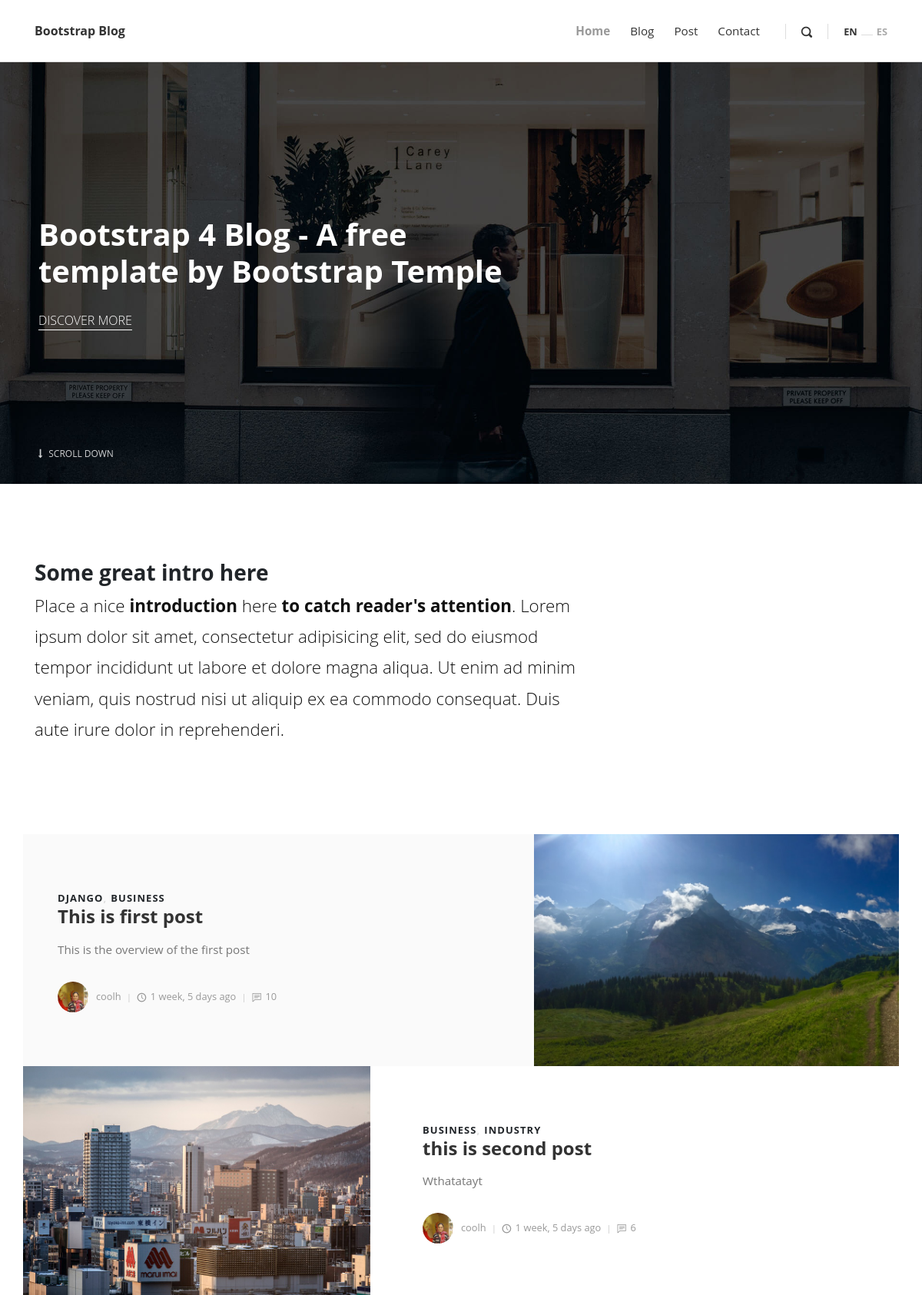
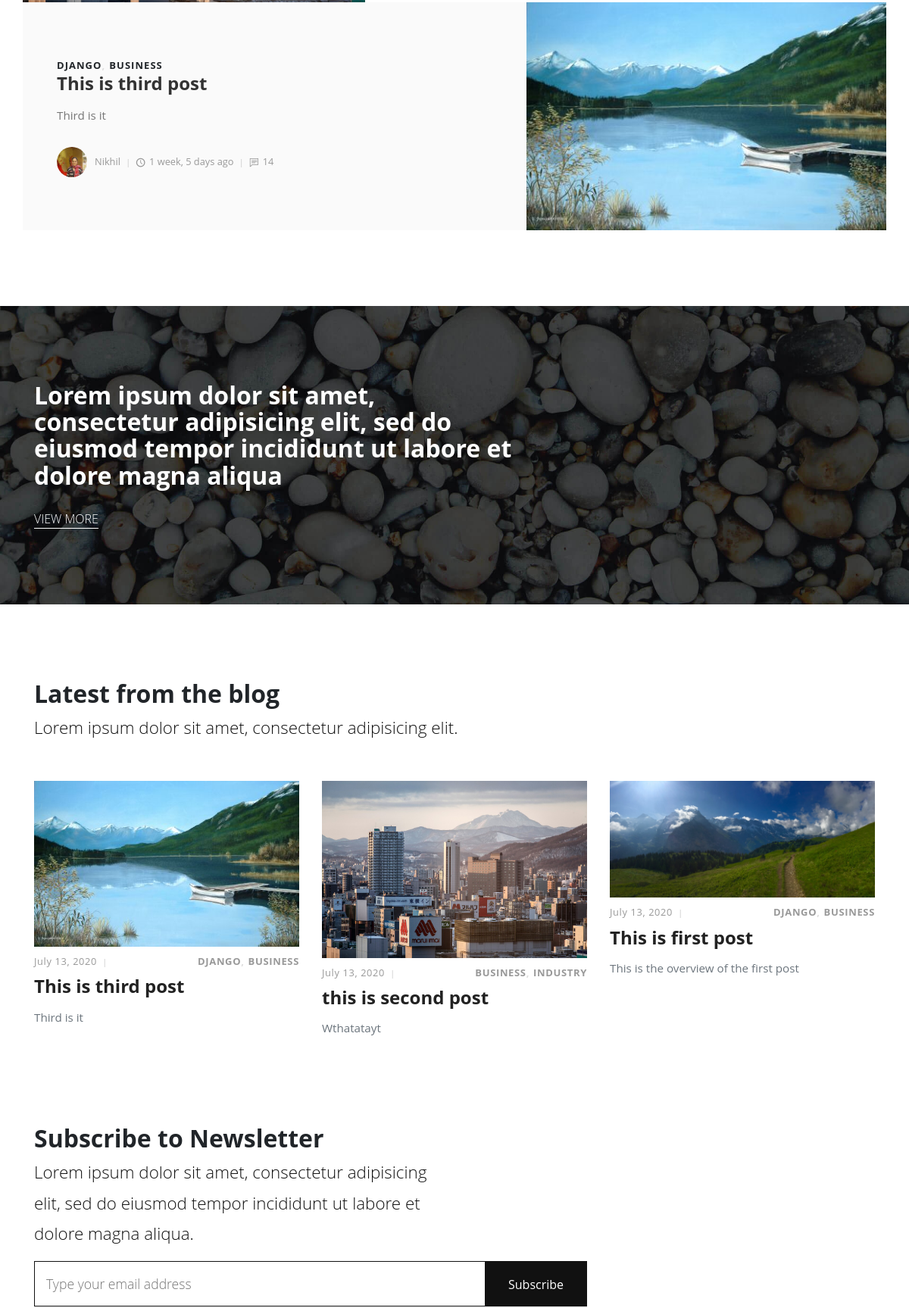
The page / (upper part) on the database its author committed (2 pictures, top to bottom).
### index/models.py (models this page shows, shortened)
class Category(models.Model):
    title = models.CharField(max_length=20)
    def __str__(self):
        return self.title

class Post(models.Model):
    title = models.CharField(max_length=100)
    overview = models.TextField()
    timestamp = models.DateTimeField(auto_now_add=True)
    comment_count = models.IntegerField(default=0)
    author = models.ForeignKey(Author, on_delete=models.CASCADE)
    thumbnail = models.ImageField()
    category = models.ManyToManyField(Category)
    featured = models.BooleanField()

class Author(models.Model):
    user  = models.OneToOneField(User, on_delete=models.CASCADE)
    profile_picture = models.ImageField()
    def __str__(self):
        return self.user.username

### index/views.py (the view)
# urls.py: path('', include('index.urls')),
def index(request):
    featured = Post.objects.filter(featured=True)
    latest = Post.objects.order_by('-timestamp')[0:3]
    if request.method == 'POST':
        email = request.POST['email']
        new_suscribe = Suscribe()
        new_suscribe.email = email
        new_suscribe.save()
    context = {
        'featured' : featured,
        'latest': latest
    }
    return render(request, 'index.html', context)

### templates/index.html (shortened to what this page needs)
{% extends 'base.html' %}
{% load static %}
{% block content %}
<header class="header">
  <nav class="navbar navbar-expand-lg">
    <div class="container">
      <div class="navbar-header d-flex align-items-center justify-content-between">
        <a href="/" class="navbar-brand">Bootstrap Blog</a>
      </div>
      <div id="navbarcollapse" class="collapse navbar-collapse">
        <ul class="navbar-nav ml-auto">
          <li class="nav-item"><a href="{% url 'index' %}" class="nav-link active ">Home</a>
          </li>
          <li class="nav-item"><a href="{% url 'blog' %}" class="nav-link ">Blog</a>
          </li>
          <li class="nav-item"><a href="{% url 'post' %}" class="nav-link ">Post</a>
          </li>
          <li class="nav-item"><a href="#" class="nav-link ">Contact</a>
          </li>
        </ul>
        <div class="navbar-text"><a href="#" class="search-btn"><i class="icon-search-1"></i></a></div>
        <ul class="langs navbar-text"><a href="#" class="active">EN</a><span> </span><a href="#">ES</a></ul>
      </div>
    </div>
  </nav>
</header>
<section style="background: url(static/img/hero.jpg); background-size: cover; background-position: center center"
  class="hero">
  <div class="container">
    <div class="row">
      <div class="col-lg-7">
        <h1>Bootstrap 4 Blog - A free template by Bootstrap Temple</h1><a href="#" class="hero-link">Discover More</a>
      </div>
    </div><a href=".intro" class="continue link-scroll"><i class="fa fa-long-arrow-down"></i> Scroll Down</a>
  </div>
</section>
<section class="intro">
  <div class="container">
    <div class="row">
      <div class="col-lg-8">
        <h2 class="h3">Some great intro here</h2>
        <p class="text-big">Place a nice <strong>introduction</strong> here <strong>to catch reader's
            attention</strong>. Lorem ipsum dolor sit amet, consectetur adipisicing elit, sed do eiusmod tempor
          incididunt ut labore et dolore magna aliqua. Ut enim ad minim veniam, quis nostrud nisi ut aliquip ex ea
          commodo consequat. Duis aute irure dolor in reprehenderi.</p>
      </div>
    </div>
  </div>
</section>
<section class="featured-posts no-padding-top">
  <div class="container">
    {% for obj in featured %}
    <div class="row d-flex align-items-stretch">
      {% if not forloop.first and not forloop.last %}
      <div class="image col-lg-5"><img src="{{obj.thumbnail.url}}" alt="..."></div>
      {% endif %}
      <div class="text col-lg-7">
        <div class="text-inner d-flex align-items-center">
          <div class="content">
            <header class="post-header">
              <div class="category">{% for cat in obj.category.all %}<a href="#">{{cat}}</a>{% endfor %}</div><a
                href="post.html">
                <h2 class="h4">{{obj.title}}</h2>
              </a>
            </header>
            <p>{{obj.overview}}</p>
            <footer class="post-footer d-flex align-items-center"><a href="#"
                class="author d-flex align-items-center flex-wrap">
                <div class="avatar"><img src="{{ obj.author.profile_picture.url }}" alt="..." class="img-fluid"></div>
                <div class="title"><span>{{obj.author}}</span></div>
              </a>
              <div class="date"><i class="icon-clock"></i>{{obj.timestamp|timesince}} ago</div>
              <div class="comments"><i class="icon-comment"></i>{{obj.comment_count}}</div>
            </footer>
          </div>
        </div>
      </div>
      {% if forloop.first or forloop.last %}
      <div class="image col-lg-5"><img src="{{obj.thumbnail.url}}" alt="..."></div>
      {% endif %}
    </div>
    {% endfor %}
  </div>
</section>
<section style="background: url(static/img/divider-bg.jpg); background-size: cover; background-position: center bottom"
  class="divider">
  <div class="container">
    <div class="row">
      <div class="col-md-7">
        <h2>Lorem ipsum dolor sit amet, consectetur adipisicing elit, sed do eiusmod tempor incididunt ut labore et
          dolore magna aliqua</h2><a href="#" class="hero-link">View More</a>
      </div>
    </div>
  </div>
</section>
<section class="latest-posts">
  <div class="container">
    <header>
      <h2>Latest from the blog</h2>
      <p class="text-big">Lorem ipsum dolor sit amet, consectetur adipisicing elit.</p>
    </header>
    <div class="row">
      {% for obj in latest %}
      <div class="post col-md-4">
        <div class="post-thumbnail"><a href="post.html"><img src="{{obj.thumbnail.url}}" alt="..."
              class="img-fluid"></a>
        </div>
        <div class="post-details">
          <div class="post-meta d-flex justify-content-between">
            <div class="date">{{obj.timestamp | date}}</div>
            <div class="category">{% for cat in obj.category.all %}<a href="#">{{cat}}</a>{% endfor %}</div>
          </div><a href="post.html">
            <h3 class="h4">{{obj.title}}</h3>
          </a>
          <p class="text-muted">{{obj.overview}}</p>
        </div>
      </div>
      {% endfor %}
    </div>
  </div>
</section>
<section class="newsletter no-padding-top">
  <div class="container">
    <div class="row">
      <div class="col-md-6">
        <h2>Subscribe to Newsletter</h2>
        <p class="text-big">Lorem ipsum dolor sit amet, consectetur adipisicing elit, sed do eiusmod tempor incididunt
          ut labore et dolore magna aliqua.</p>
      </div>
      <div class="col-md-8">
        <div class="form-holder">
          <form action="" method="POST">
            <div class="form-group">
              <input type="email" name="email" id="email" placeholder="Type your email address">
              <button type="submit" class="submit">Subscribe</button>
            </div>
          </form>
        </div>
      </div>
    </div>
  </div>
</section>
{% endblock %}

### rows shown on the page
Post: title "This is first post", overview "This is the overview of the first post", author.profile_picture (picture), author "coolh", timestamp "1 week, 5 days", comment_count "10", thumbnail (picture), timestamp "July 13, 2020"
Category: title "DJANGO"
Category: title "BUSINESS"
Post: thumbnail (picture), title "this is second post", overview "Wthatatayt", author.profile_picture (picture), author "coolh", timestamp "1 week, 5 days", comment_count "6", timestamp "July 13, 2020"
Category: title "INDUSTRY"
Post: title "This is third post", overview "Third is it", author.profile_picture (picture), author "Nikhil", timestamp "1 week, 5 days", comment_count "14", thumbnail (picture), timestamp "July 13, 2020"
